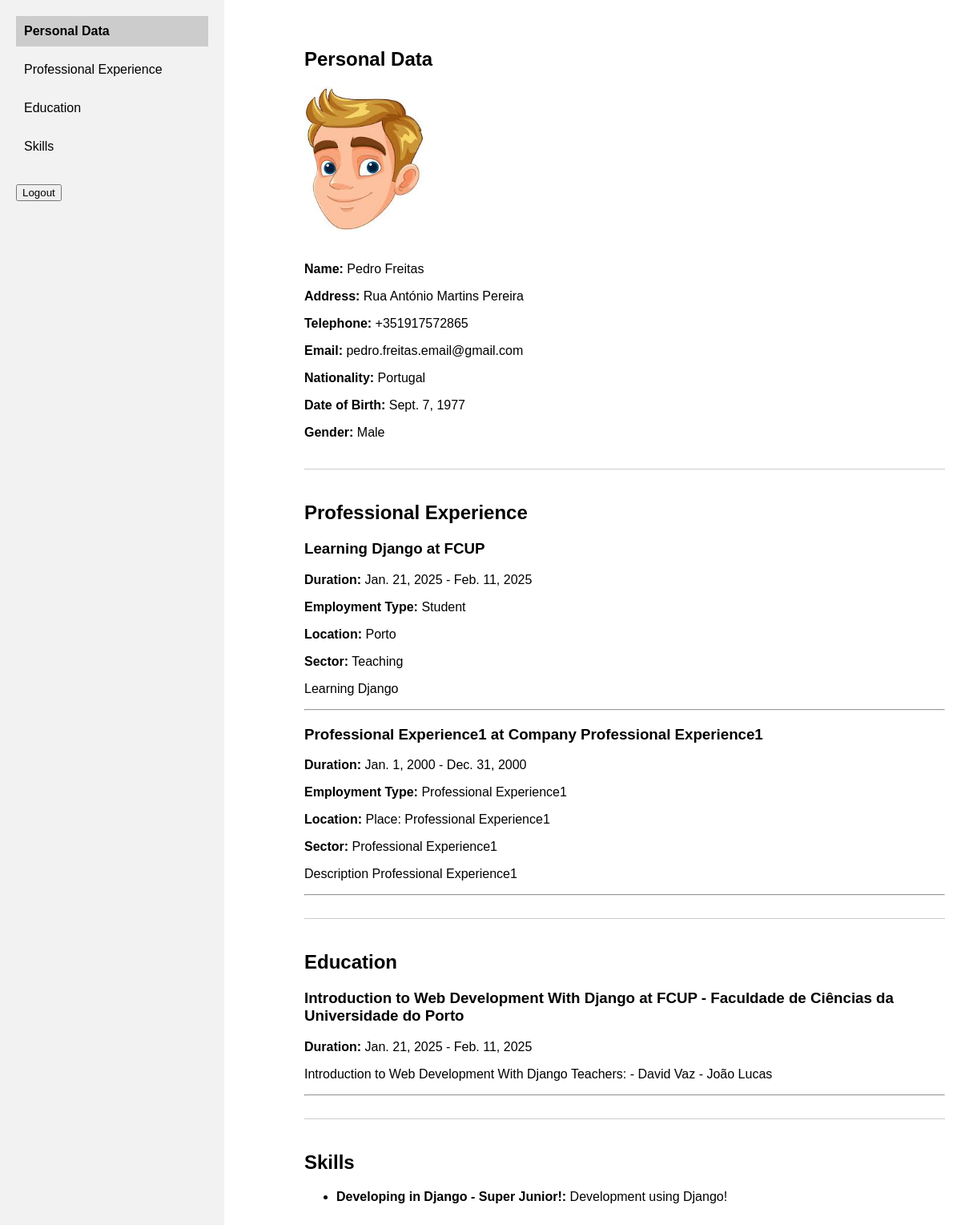
The app's page /resume/ (signed in) with its own data.
### visitorscv/models.py (models this page shows, shortened)
class PersonalData(models.Model):
    first_name = models.CharField(max_length=50)
    last_name = models.CharField(max_length=50)
    address = models.CharField(max_length=200)
    telephone = models.CharField(max_length=20)
    email = models.EmailField()
    nationality = models.CharField(max_length=50)
    date_of_birth = models.DateField()
    gender = models.CharField(max_length=10)
    profile_photo = models.ImageField(upload_to='profile_photos/')

class ProfessionalExperience(models.Model):
    start_date = models.DateField()
    end_date = models.DateField(blank=True, null=True)
    title = models.CharField(max_length=100)
    description = models.TextField()
    company = models.CharField(max_length=100)
    employment_type = models.CharField(max_length=50)
    location = models.CharField(max_length=100)
    company_sector = models.CharField(max_length=100)

class Education(models.Model):
    start_date = models.DateField()
    end_date = models.DateField(blank=True, null=True)
    title = models.CharField(max_length=100)
    institution = models.CharField(max_length=100)
    description = models.TextField()

class Skill(models.Model):
    title = models.CharField(max_length=100)
    description = models.TextField()

### visitorscv/views.py (the view)
# urls.py: path('resume/', views.resume_view, name='resume'),
@login_required
def resume_view(request):
    personal_data = PersonalData.objects.first()  # Assumes only one record exists
    professional_experiences = ProfessionalExperience.objects.all().order_by('-start_date')
    education_entries = Education.objects.all().order_by('-start_date')
    skills = Skill.objects.all()
    ResumeView.objects.create(user=request.user)
    context = {
        'personal_data': personal_data,
        'professional_experiences': professional_experiences,
        'education_entries': education_entries,
        'skills': skills,
    }
    return render(request, 'visitorscv/resume.html', context)

### visitorscv/templates/visitorscv/resume.html (shortened to what this page needs)
<!DOCTYPE html>
<html>
<head>
</head>
<body >
    <div class="container" style="display:flex;width:100%">
        <div class="nav" style="width:20%">
            <a href="#personal_data">Personal Data</a>
            <a href="#professional_experience">Professional Experience</a>
            <a href="#education">Education</a>
            <a href="#skills">Skills</a>
            <br>
            <form action="{% url 'logout' %}" method="post">
            <button type="submit">Logout</button>
            </form>
        </div>
        <div class="content" style="width:80%">
            <div id="personal_data" class="section">
                <h2>Personal Data</h2>
                {% if personal_data %}
                    <img src="{{ personal_data.profile_photo.url }}" alt="Profile Photo" width="150"><br><br>
                    <p><strong>Name:</strong> {{ personal_data.first_name }} {{ personal_data.last_name }}</p>
                    <p><strong>Address:</strong> {{ personal_data.address }}</p>
                    <p><strong>Telephone:</strong> {{ personal_data.telephone }}</p>
                    <p><strong>Email:</strong> {{ personal_data.email }}</p>
                    <p><strong>Nationality:</strong> {{ personal_data.nationality }}</p>
                    <p><strong>Date of Birth:</strong> {{ personal_data.date_of_birth }}</p>
                    <p><strong>Gender:</strong> {{ personal_data.gender }}</p>
                {% else %}
                    <p>No personal data available.</p>
                {% endif %}
            </div>
            <div id="professional_experience" class="section">
                <h2>Professional Experience</h2>
                {% if professional_experiences %}
                    {% for exp in professional_experiences %}
                        <div>
                            <h3>{{ exp.title }} at {{ exp.company }}</h3>
                            <p><strong>Duration:</strong> {{ exp.start_date }} - {% if exp.end_date %}{{ exp.end_date }}{% else %}Present{% endif %}</p>
                            <p><strong>Employment Type:</strong> {{ exp.employment_type }}</p>
                            <p><strong>Location:</strong> {{ exp.location }}</p>
                            <p><strong>Sector:</strong> {{ exp.company_sector }}</p>
                            <p>{{ exp.description }}</p>
                        </div>
                        <hr>
                    {% endfor %}
                {% else %}
                    <p>No professional experience available.</p>
                {% endif %}
            </div>
            <div id="education" class="section">
                <h2>Education</h2>
                {% if education_entries %}
                    {% for edu in education_entries %}
                        <div>
                            <h3>{{ edu.title }} at {{ edu.institution }}</h3>
                            <p><strong>Duration:</strong> {{ edu.start_date }} - {% if edu.end_date %}{{ edu.end_date }}{% else %}Present{% endif %}</p>
                            <p>{{ edu.description }}</p>
                        </div>
                        <hr>
                    {% endfor %}
                {% else %}
                    <p>No education records available.</p>
                {% endif %}
            </div>
            <div id="skills" class="section">
                <h2>Skills</h2>
                {% if skills %}
                    <ul>
                        {% for skill in skills %}
                            <li>
                                <strong>{{ skill.title }}:</strong> {{ skill.description }}
                            </li>
                        {% endfor %}
                    </ul>
                {% else %}
                    <p>No skills data available.</p>
                {% endif %}
            </div>
        </div>
    </div>
</body>
</html>

### visitorscv/templates/visitorscv/resume.html (style rules this page uses)
body { margin: 0; font-family: Arial, sans-serif; }
.container { display: flex; }
.nav { width: 20%; background-color: #f2f2f2; padding: 20px; position: fixed; height: 100%; overflow: auto; }
.nav a { display: block; color: black; padding: 10px; text-decoration: none; margin-bottom: 10px; }
.nav a:hover, .nav a.active { background-color: #ccc; font-weight: bold; }
.content { margin-left: 30%; padding: 20px; width: 80%; }
.section { padding: 20px 0; border-bottom: 1px solid #ccc; }
.section:last-child { border-bottom: none; }

### records on screen
PersonalData: profile_photo (picture), first_name "Pedro", last_name "Freitas", address "Rua António Martins Pereira", telephone "+351917572865", email "pedro.freitas.email@gmail.com", nationality "Portugal", date_of_birth "Sept. 7, 1977", gender "Male"
ProfessionalExperience: title "Learning Django", company "FCUP", start_date "Jan. 21, 2025", end_date "Feb. 11, 2025", employment_type "Student", location "Porto", company_sector "Teaching", description "Learning Django"
ProfessionalExperience: title "Professional Experience1", company "Company Professional Experience1", start_date "Jan. 1, 2000", end_date "Dec. 31, 2000", employment_type "Professional Experience1", location "Place: Professional Experience1", company_sector "Professional Experience1", description "Description Professional Experience1"
Education: title "Introduction to Web Development With Django", institution "FCUP - Faculdade de Ciências da Universidade do Porto", start_date "Jan. 21, 2025", end_date "Feb. 11, 2025", description "Introduction to Web Development With Django Teachers: - David Vaz - João Lucas"
Skill: title "Developing in Django - Super Junior!", description "Development using Django!"
